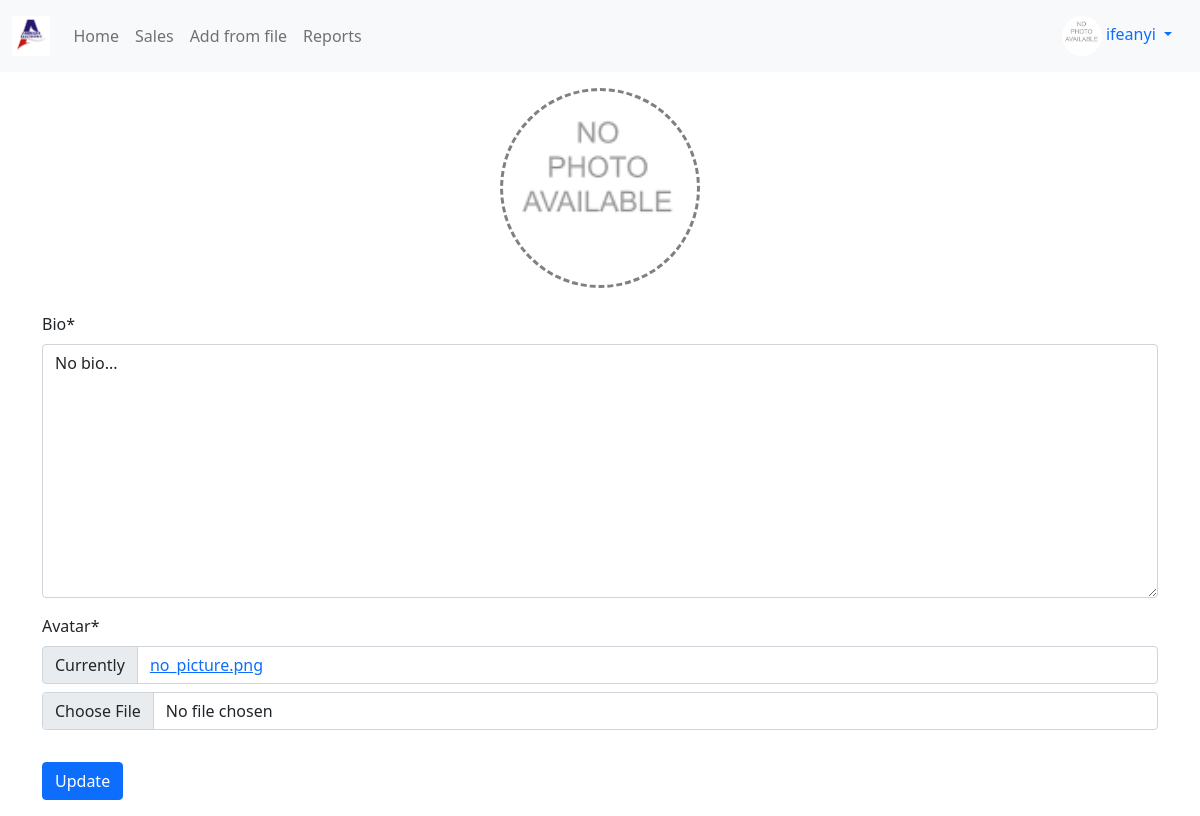
The page /my_profile/ (signed in) on the database as committed earlier.
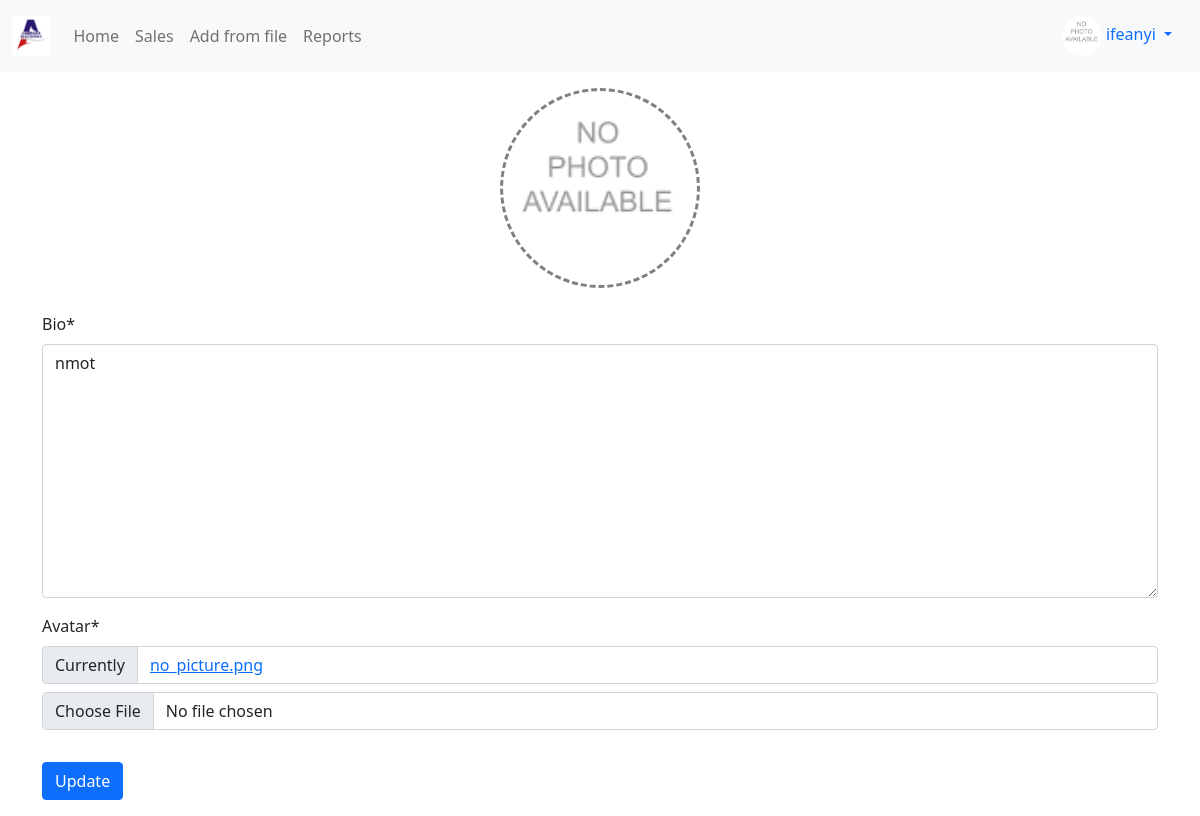
The same page on the database as committed later.
### profiles/models.py (models this page shows, shortened)
class Profile(models.Model):
    user = models.OneToOneField(User, on_delete=models.CASCADE)
    bio = models.TextField(default="No bio...")
    avatar = models.ImageField(upload_to='avatars', default='no_picture.png')
    created = models.DateTimeField(auto_now_add=True)
    updated = models.DateTimeField(auto_now=True)

### profiles/views.py (the view)
# urls.py: path('', my_profile_view, name='my')
@login_required
def my_profile_view(request):
    profile = Profile.objects.get(user=request.user)
    form = ProfileForm(request.POST or None, request.FILES or None, instance=profile)
    confirm = False
    if form.is_valid():
        form.save()
        confirm = True
    context = {
        'profile': profile,
        'form': form,
        'confirm': confirm,
    }
    return render(request, 'profiles/main.html', context)

### profiles/forms.py
class ProfileForm(forms.ModelForm):
    class Meta:
        model =  Profile
        exclude = ('user',)

### profiles/templates/profiles/main.html (shortened to what this page needs)
{% extends 'base.html' %}
{% load crispy_forms_tags %}
{% block content %}
    <div class="text-center">
        <img src="{{profile.avatar.url}}" alt="my-profile-avatar" class="avatar-big">
    </div>
    <br>
    <form action="" method="POST" enctype="multipart/form-data">
        {{form|crispy}}
        <button type="submit" class="btn btn-primary mt-3">Update</button>
    </form>
{% endblock content %}

Rows that differ between the two databases and show on the page:
changed Profile: bio "No bio..." → "nmot"
